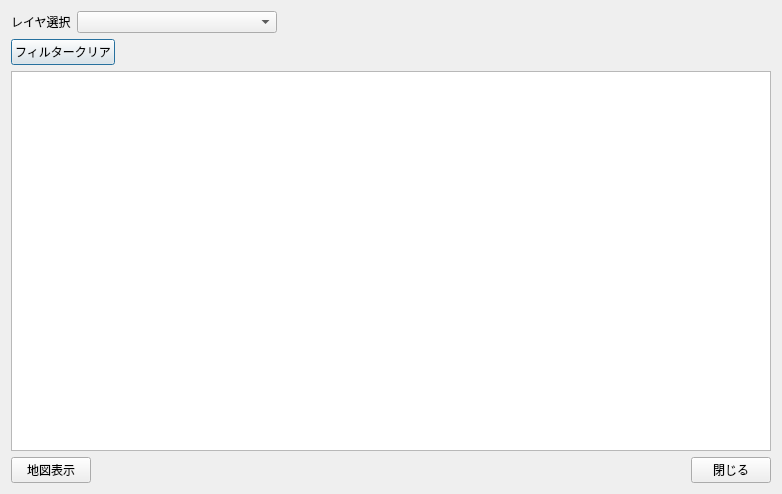
<?xml version="1.0" encoding="UTF-8"?>
<ui version="4.0">
 <class>EasyAttributeFilterDialogBase</class>
 <widget class="QDialog" name="EasyAttributeFilterDialogBase">
  <property name="geometry">
   <rect>
    <x>0</x>
    <y>0</y>
    <width>782</width>
    <height>494</height>
   </rect>
  </property>
  <property name="windowTitle">
   <string>検索簡易フィルター</string>
  </property>
  <layout class="QVBoxLayout" name="verticalLayout">
   <item>
    <layout class="QHBoxLayout" name="horizontalLayout">
     <item>
      <widget class="QLabel" name="label">
       <property name="text">
        <string>レイヤ選択</string>
       </property>
      </widget>
     </item>
     <item>
      <widget class="QgsMapLayerComboBox" name="vectorlayer_combobox">
       <property name="sizePolicy">
        <sizepolicy hsizetype="Minimum" vsizetype="Fixed">
         <horstretch>0</horstretch>
         <verstretch>0</verstretch>
        </sizepolicy>
       </property>
       <property name="minimumSize">
        <size>
         <width>200</width>
         <height>0</height>
        </size>
       </property>
      </widget>
     </item>
     <item>
      <spacer name="horizontalSpacer">
       <property name="orientation">
        <enum>Qt::Horizontal</enum>
       </property>
       <property name="sizeHint" stdset="0">
        <size>
         <width>40</width>
         <height>20</height>
        </size>
       </property>
      </spacer>
     </item>
    </layout>
   </item>
   <item>
    <layout class="QHBoxLayout" name="horizontalLayout_3">
     <item>
      <widget class="QPushButton" name="filter_clear_button">
       <property name="text">
        <string>フィルタークリア</string>
       </property>
      </widget>
     </item>
     <item>
      <spacer name="horizontalSpacer_3">
       <property name="orientation">
        <enum>Qt::Horizontal</enum>
       </property>
       <property name="sizeHint" stdset="0">
        <size>
         <width>40</width>
         <height>20</height>
        </size>
       </property>
      </spacer>
     </item>
    </layout>
   </item>
   <item>
    <widget class="QgsAttributeTableView" name="table_view">
     <property name="editTriggers">
      <set>QAbstractItemView::NoEditTriggers</set>
     </property>
    </widget>
   </item>
   <item>
    <layout class="QHBoxLayout" name="horizontalLayout_2">
     <item>
      <widget class="QPushButton" name="zoom_features_button">
       <property name="text">
        <string>地図表示</string>
       </property>
      </widget>
     </item>
     <item>
      <spacer name="horizontalSpacer_2">
       <property name="orientation">
        <enum>Qt::Horizontal</enum>
       </property>
       <property name="sizeHint" stdset="0">
        <size>
         <width>40</width>
         <height>20</height>
        </size>
       </property>
      </spacer>
     </item>
     <item>
      <widget class="QPushButton" name="close_button">
       <property name="text">
        <string>閉じる</string>
       </property>
      </widget>
     </item>
    </layout>
   </item>
  </layout>
 </widget>
 <customwidgets>
  <customwidget>
   <class>QgsMapLayerComboBox</class>
   <extends>QComboBox</extends>
   <header>qgsmaplayercombobox.h</header>
  </customwidget>
  <customwidget>
   <class>QgsAttributeTableView</class>
   <extends>QTableView</extends>
   <header>qgsattributetableview.h</header>
  </customwidget>
 </customwidgets>
 <tabstops>
  <tabstop>vectorlayer_combobox</tabstop>
  <tabstop>filter_clear_button</tabstop>
  <tabstop>table_view</tabstop>
  <tabstop>zoom_features_button</tabstop>
  <tabstop>close_button</tabstop>
 </tabstops>
 <resources/>
 <connections/>
</ui>
